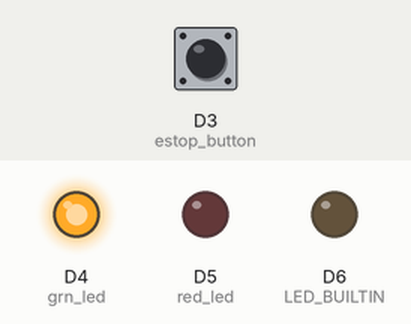
This sketch was run on a simulated Arduino MKR. On the bench: output pins drawn as LEDs (lit = HIGH). Inputs (shaded band) come from the test bench; at power-on: D3 (estop_button) HIGH. WiFi joins after 1.5 s; servers stay silent unless stated; what the sketch prints to the serial monitor is not drawn.

Above: at 2.7 s.
2.8 s: D3 (estop_button) pulled LOW for 0.15 s
At 2.97 s:
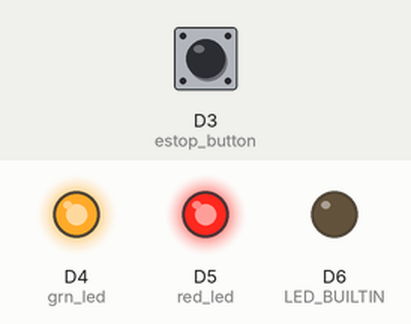
4.6 s: D3 (estop_button) pulled LOW for 3.2 s
At 8.7 s:
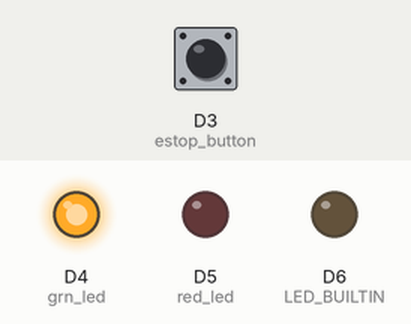
Timing chart, 0 to 10.2 s (numbered marks = the images above; inputs shaded):
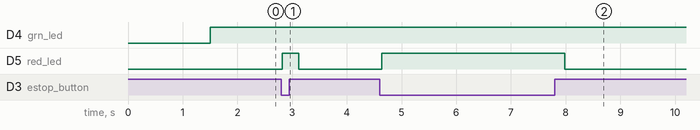

The sketch:

safety_xmtr_retry.ino
```cpp
#include <WiFiNINA.h>
#include <WiFiUdp.h>
#include <string.h>

char ssid[] = "8126_AP"; // Your network SSID (same as AP)
char pass[] = "freakout"; // Your network password (same as AP)

#define LOOP_MS 50
#define WDT_TIME_MS 4000

const int grn_led = 4;
const int red_led = 5;
const int estop_button = 3;
int estop_btn_state = HIGH;
bool udpActive = false;
const unsigned long REJOIN_MIN_DELAY_MS = 1000;  // min backoff
const unsigned long REJOIN_MAX_DELAY_MS = 15000; // max backoff
unsigned long lastReconnectAttempt = 0;

#define RUN_STATE 0
#define ESTOP_STATE 1
#define CONSEC_GOOD 4

int state = RUN_STATE;                 // start out on the RUN_STATE no valid estop debounced

int estop_consec = 0;         // keep track of consective key button hits to leave state

int status = WL_IDLE_STATUS;
IPAddress remoteIP(192, 168, 4, 1); // IP address of the AP (usually 192.168.4.1 for AP mode)
unsigned int remotePort = 2390; // Port the AP is listening on

WiFiUDP Udp;

void stopUDP() {
  if (udpActive) {
    Udp.stop();
    udpActive = false;
    Serial.println("[UDP] Stopped.");
  }
}

bool startUDP() {
  stopUDP();
  if (Udp.begin(remotePort) == 1) {
    udpActive = true;
    Serial.print("[UDP] Started on remote port ");
    Serial.println(remotePort);
    return true;
  } else {
    Serial.println("[UDP] Failed to bind local port.");
    udpActive = false;
    return false;
  }
}

void fullDisconnect() {
  stopUDP();
  // Ensure WiFi stack is fully reset (helps after AP resets)
  Serial.println("WiFi Disconnect");
  WiFi.disconnect();   // drop current connection
  Serial.println("WiFi End");
  WiFi.end();          // reset driver state
  delay(200);
}

bool connectWiFi() {
  Serial.print("[WiFi] Connecting to ");
  Serial.println(ssid);

  // Optional: shorter connect timeout so loop stays responsive
  WiFi.setTimeout(10000); // 10s

  int status;
  unsigned long t0 = millis();
  // Try until connected or timeout (we'll handle backoff outside)
  do {
    status = WiFi.begin(ssid, pass);
    if (status == WL_CONNECTED) break;

    // Some statuses return immediately; give radio time
    delay(1000);
    digitalWrite(grn_led, !digitalRead(grn_led));
  } while ((millis() - t0) < 6000);

  if (status == WL_CONNECTED) {
    Serial.println("[WiFi] Connected.");
      // Re-bind UDP socket after WiFi is up
    if (!startUDP()) {
      // If UDP can't bind, treat as failure so we retry later
      Serial.println(F("[WiFi] UDP bind failed after connect."));
      return false;
    }
    return true;
  }

  Serial.println(F("[WiFi] Connect attempt timed out/failed."));
  return false;
}


bool isWiFiHealthy() {
  // Primary indicator
  if (WiFi.status() != WL_CONNECTED) return false;

  // Optional: actively verify reachability to gateway or server.
  // Not all firmware supports ping; if your core supports it, uncomment:
  // if ((millis() - lastPingCheck) >= PING_AP_MS) {
  //   lastPingCheck = millis();
  //   int pingMs = WiFi.ping(WiFi.gatewayIP()); // or remoteIP
  //   if (pingMs < 0) {
  //     Serial.println(F("[WiFi] Ping failed; treating link as unhealthy."));
  //     return false;
  //   }
  // }
  //
  // Another good option would be to have the access point node respond with
  // an ACK message on every properly received message from this client. This
  // could be used to verify to the client that the AP was receiving valid
  // messages. It is not clear what action the client would be best in taking
  // if it integrarted the lack the missing ACK messages and determined there
  // was not a reliable full duplex link.  Options (not exclusive) are 1) Give
  // a visual indicator to the user of the transmitter client to indicate that
  // safety override may not be working and as such the bot should be manually
  // shut down/taking out of operation. 2) Start sending HALT message to the
  // reciever with the hope that comm messages are getting to the AP and will
  // remotely bring down the bot due to a questionable link. 3) Try to stop
  // and the reestablis the link to the AP, prefferably after the HALT messages
  // had already been sent out.
  //
  // The ACK message approach was given some effort, but it was given up to
  // future enhancements as there was difficulty getting the messages from the
  // AP back to the client.  Better to get an some independent safety shut down
  // circuit in play, then wait for the ACK feature. (tpuvogel)

  return true;
}

void setup() {
  Serial.begin(9600);
//  while (!Serial);

  pinMode(grn_led, OUTPUT);
  pinMode(red_led , OUTPUT);
  pinMode(LED_BUILTIN, OUTPUT);
  pinMode(estop_button, INPUT);
  digitalWrite(grn_led, LOW);
  digitalWrite(red_led, LOW);
  connectWiFi();
}

void loop() {
  int x = 0;
  int y = 0;
  char packetBuffer[255];
  while (!isWiFiHealthy()) {
    digitalWrite(grn_led, !digitalRead(grn_led));
    delay(1000);
    digitalWrite(grn_led, !digitalRead(grn_led));
    if (!isWiFiHealthy()) {
      Serial.println(F("[WiFi] Link unhealthy; tearing down and scheduling reconnect."));
      fullDisconnect();
      if (connectWiFi()) {
        digitalWrite(grn_led, HIGH);
        break;
      }
    }
  }
  String message = "8126 bot HALT";
  estop_btn_state = digitalRead(estop_button);          // read estop button each loop cycle

  if (state == RUN_STATE) {
    if (estop_btn_state == LOW) {
      state = ESTOP_STATE;
      digitalWrite(red_led, HIGH);
      estop_consec = 0;
    }
    else {
      digitalWrite(red_led, LOW);
      message = "8126 bot GOOD";
    }
  }
  else {
    if (estop_btn_state == HIGH) {
      if (++estop_consec >= CONSEC_GOOD) {
        estop_consec = 0;
        state = RUN_STATE;
        digitalWrite(red_led, LOW);
        String message = "8126 bot GOOD";

      }
    }
    else {
      estop_consec = 0;
    }
  }

  y = 0;
  if (Udp.beginPacket(remoteIP, remotePort) == 0) {
//    Serial.println("Udp.beginPacket error");
    y = 1;
  }
  Udp.print(message);
  x = Udp.endPacket();
  if (x == 0) {
    Serial.println("Udp.endPacket error");
    y = 1;
  }
  if (y == 1) {
    digitalWrite(grn_led, LOW);
  }
  else {
    digitalWrite(grn_led, HIGH);
  }

  delay(LOOP_MS);
}
```

Measured:
- after the input at 2.8 s, D5 (red_led): LOW → HIGH at once, → LOW 0.30 s later
- after the input at 4.6 s, D5 (red_led): LOW → HIGH at once, → LOW 3.3 s later
